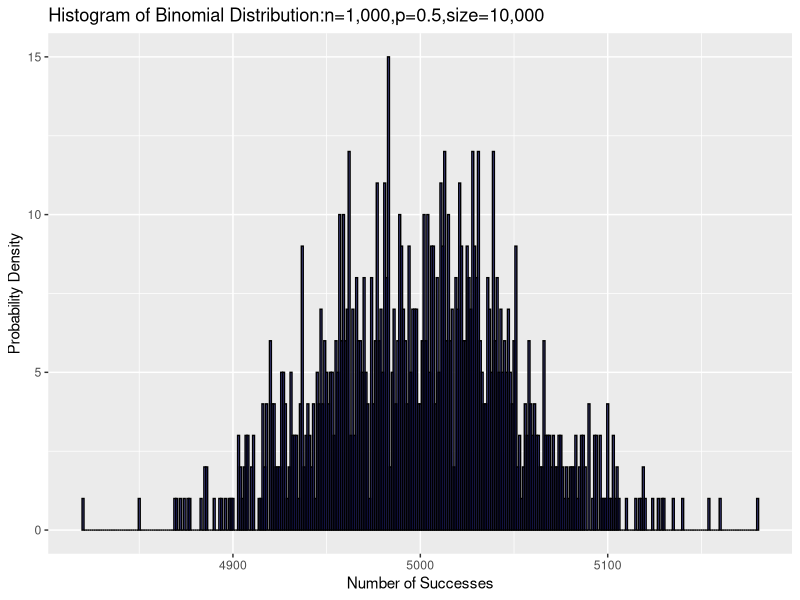

Here is the R script that generated this plot:
library(ggplot2)
library(dplyr)
# set seed
set.seed(123)
# set parameter for binomal distribution, 1000 trials and 
# 10000 times of experiments
n <- 1000
size <- 10000
# generate random binomial data with probability 0.5 in data.frame form
data <- data.frame(value = rbinom(n, size, 0.5))
# make histogram in ggplot2
ggplot(data, aes(x = value)) + 
  geom_histogram(binwidth = 1, fill = "blue", color = "black", alpha = 0.5) +
  labs(title = "Histogram of Binomial Distribution:n=1,000,p=0.5,size=10,000", 
       x = "Number of Successes",
       y = "Probability Density")
